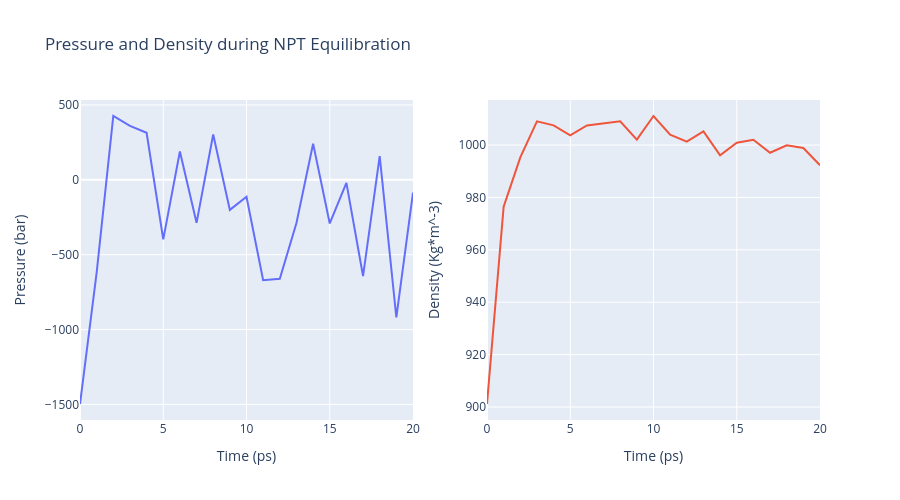

Notebook source saved alongside this figure:
### Code cell
import plotly.graph_objs as go
from plotly.subplots import make_subplots

# Read pressure and density data from file 
with open(output_npt_pd_xvg,'r') as pd_file:
    x, y, z = zip(*[
        (float(line.split()[0]), float(line.split()[1]), float(line.split()[2]))
        for line in pd_file
        if not line.startswith(("#", "@"))
    ])

trace1 = go.Scatter(
    x=x,y=y
)
trace2 = go.Scatter(
    x=x,y=z
)

fig = make_subplots(rows=1, cols=2, print_grid=False)
fig.append_trace(trace1, 1, 1)
fig.append_trace(trace2, 1, 2)

fig.update_layout(
    height=500,
    title='Pressure and Density during NPT Equilibration',
    showlegend=False,
    xaxis1_title='Time (ps)',
    yaxis1_title='Pressure (bar)',
    xaxis2_title='Time (ps)',
    yaxis2_title='Density (Kg*m^-3)'
)

# Show the figure
fig.show()

### Figure 1 — Plotly figure (JSON) as saved in the notebook; plotly's stock layout.template omitted (floating-point values rounded to 4 significant figures)
{"data": [{"type": "scatter", "x": [0, 1, 2, 3, 4, 5, 6, 7, 8, 9, 10, 11, 12, 13, 14, 15, 16, 17, 18, 19, 20], "xaxis": "x", "y": [-1497.0, -620.4, 426.2, 360.7, 314.0, -398.1, 189.1, -287.4, 302.2, -200.7, -113.5, -670.6, -661.5, -287.9, 241.4, -291.7, -20.65, -642.6, 158.2, -919.5, -85.29], "yaxis": "y"}, {"type": "scatter", "x": [0, 1, 2, 3, 4, 5, 6, 7, 8, 9, 10, 11, 12, 13, 14, 15, 16, 17, 18, 19, 20], "xaxis": "x2", "y": [901.2, 976.5, 995.3, 1009.0, 1008.0, 1004.0, 1007.0, 1008.0, 1009.0, 1002.0, 1011.0, 1004.0, 1001.0, 1005.0, 996.1, 1001.0, 1002.0, 997.1, 999.9, 998.9, 992.3], "yaxis": "y2"}], "layout": {"height": 500, "showlegend": false, "title": {"text": "Pressure and Density during NPT Equilibration"}, "xaxis": {"anchor": "y", "domain": [0, 0.45], "title": {"text": "Time (ps)"}}, "xaxis2": {"anchor": "y2", "domain": [0.55, 1], "title": {"text": "Time (ps)"}}, "yaxis": {"anchor": "x", "domain": [0, 1], "title": {"text": "Pressure (bar)"}}, "yaxis2": {"anchor": "x2", "domain": [0, 1], "title": {"text": "Density (Kg*m^-3)"}}}}
